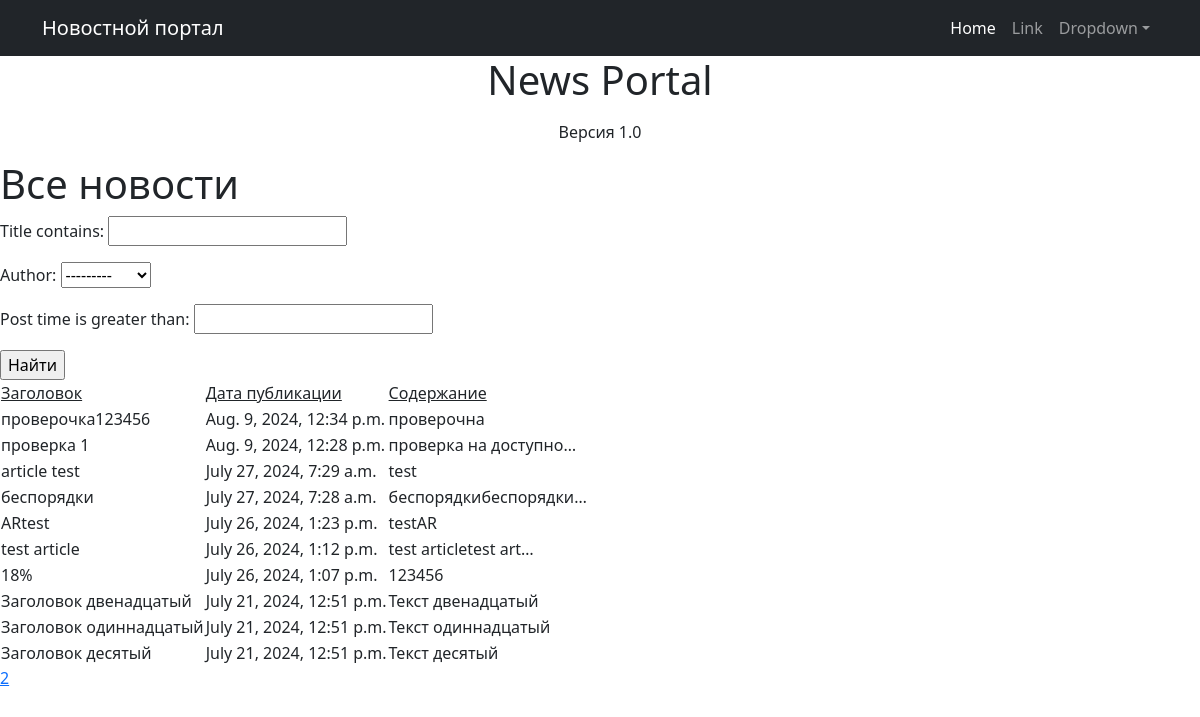
The app's page /news/search/ with its own data.
### news/models.py (models this page shows, shortened)
class Post(models.Model):
    news = 'NE'
    article = 'AR'
    POST_TYPES = [
        (news, 'Новости'),
        (article, 'Статья')
    ]
    author = models.ForeignKey(Author, on_delete=models.CASCADE, related_name='posts')
    post_type = models.CharField(max_length=2, choices=POST_TYPES, default=news)
    post_time = models.DateTimeField(auto_now_add=True)
    category = models.ManyToManyField(Category, through='PostCategory')
    title = models.CharField(max_length=255)
    text = models.TextField()
    rating = models.IntegerField(default=0)

### news/views.py (the view)
# urls.py: path('search/', NewsSearch.as_view(), name='search'),
class NewsSearch(ListView):
    model = Post
    ordering = '-post_time'
    template_name = 'search.html'
    context_object_name = 'posts'
    paginate_by = 10
    def get_queryset(self):
        queryset = super().get_queryset()
        self.filterset = PostFilter(self.request.GET, queryset=queryset)
        return self.filterset.qs
    def get_context_data(self, **kwargs):
        context = super().get_context_data(**kwargs)
        context['filterset'] = self.filterset
        return context

### news/models.py (called while the page is built)
    def __str__(self):
        return self.user.username

### news/templatetags/custom_filters.py (called while the page is built)
@register.filter()
def censor(value):
    for word in censor_list:
        value = value.replace(word[1:], '*' * len(word[1:]))
    return value

### news/templatetags/custom_tags.py (called while the page is built)
@register.simple_tag(takes_context=True)
def url_replace(context, **kwargs):
   d = context['request'].GET.copy()
   for k, v in kwargs.items():
       d[k] = v
   return d.urlencode()

### templates/search.html (shortened to what this page needs)
{% extends 'default.html'%}
{% load custom_filters %}
{% load custom_tags %}
{% block content %}
    <h1>Все новости</h1>
   <form action="" method="get">
       {{ filterset.form.as_p }}
       <input type="submit" value="Найти" />
   </form>
    <table>
        <tr>
            <td><u>Заголовок</u></td>
            <td><u>Дата публикации</u></td>
            <td><u>Содержание</u></td>
        </tr>
        {% for post in posts %}
        <tr>
            <td>{{ post.title }}</td>
            <td>{{ post.post_time }}</td>
            <td>{{ post.text|truncatechars:21|censor }}</td>
        </tr>
        {% endfor %}
    </table>
{% if page_obj.has_next %}
       <a href="?{% url_replace page=page_obj.next_page_number %}">{{ page_obj.next_page_number }}</a>
{% endif %}
{% endblock content%}

### records on screen
Post: title "проверочка123456", post_time "Aug. 9, 2024, 12:34 p.m.", text|censor "проверочна"
Post: title "проверка 1", post_time "Aug. 9, 2024, 12:28 p.m.", text|censor "проверка на доступно…"
Post: title "article test", post_time "July 27, 2024, 7:29 a.m.", text|censor "test"
Post: title "беспорядки", post_time "July 27, 2024, 7:28 a.m.", text|censor "беспорядкибеспорядки…"
Post: title "ARtest", post_time "July 26, 2024, 1:23 p.m.", text|censor "testAR"
Post: title "test article", post_time "July 26, 2024, 1:12 p.m.", text|censor "test articletest art…"
Post: title "18%", post_time "July 26, 2024, 1:07 p.m.", text|censor "123456"
Post: title "Заголовок двенадцатый", post_time "July 21, 2024, 12:51 p.m.", text|censor "Текст двенадцатый"
Post: title "Заголовок одиннадцатый", post_time "July 21, 2024, 12:51 p.m.", text|censor "Текст одиннадцатый"
Post: title "Заголовок десятый", post_time "July 21, 2024, 12:51 p.m.", text|censor "Текст десятый"

### other values on screen
{{ page_obj.next_page_number }} "2"
